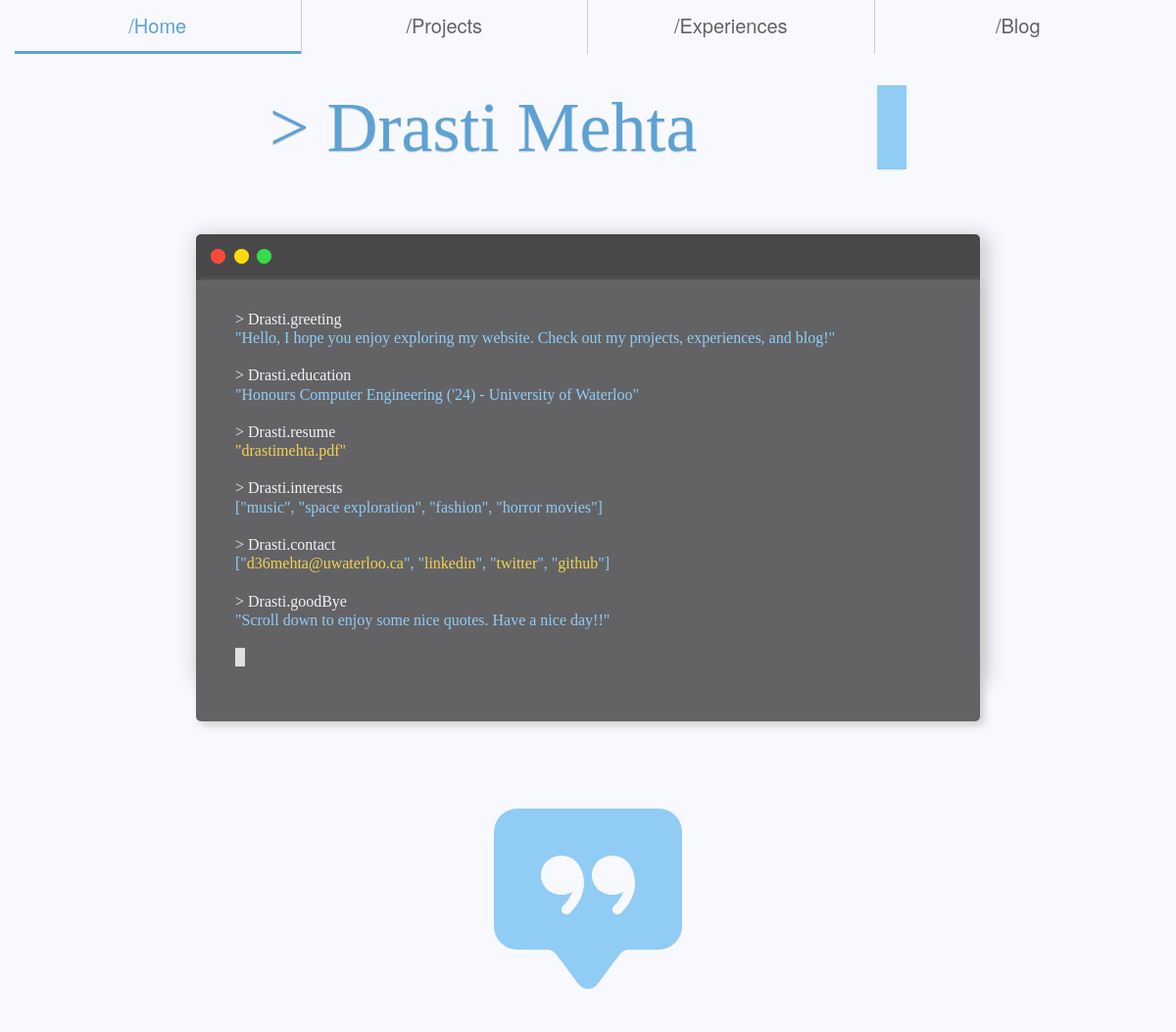
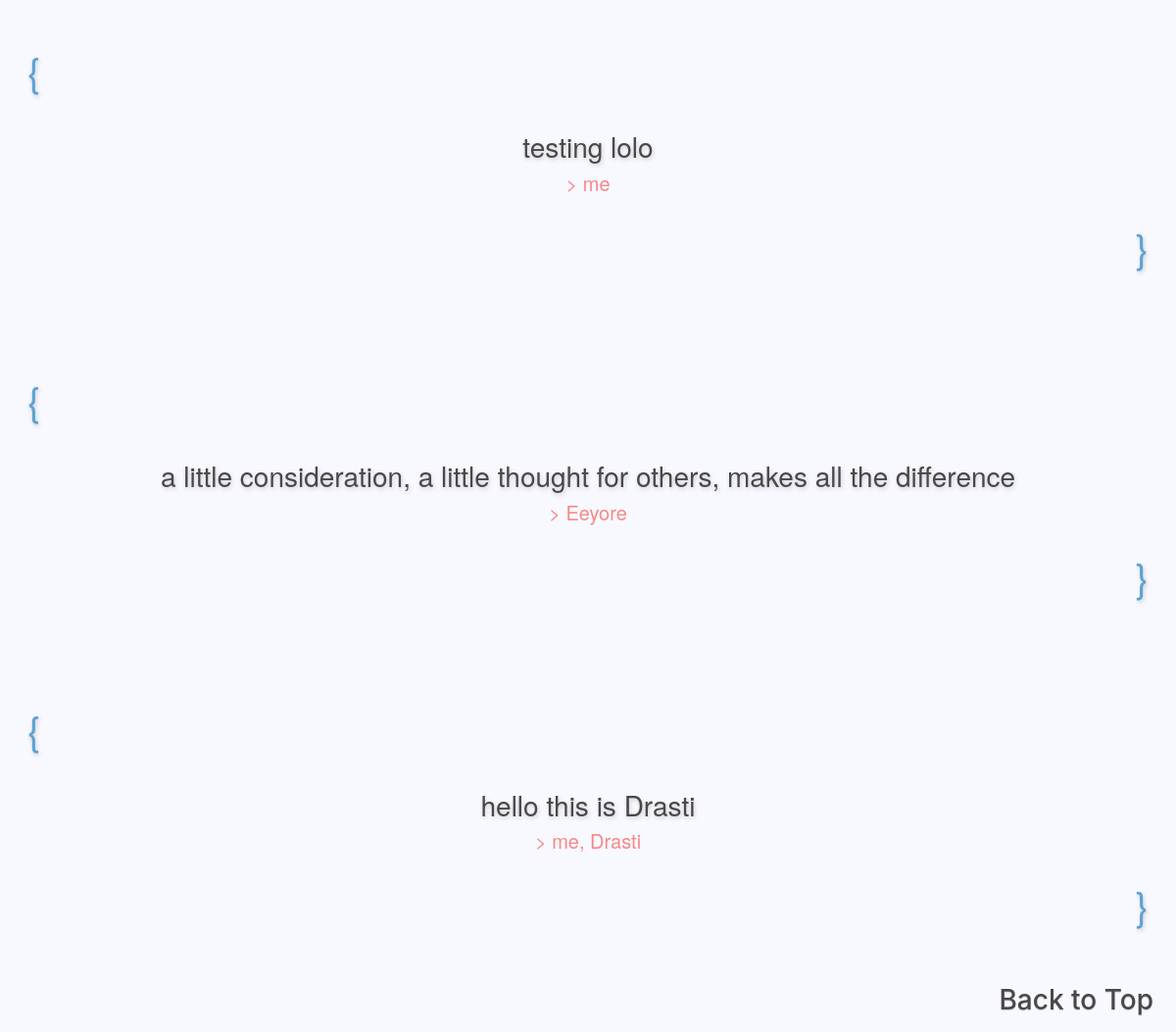
The page / on the database its author committed (2 pictures, top to bottom).
### portfolio/models.py (models this page shows, shortened)
class Resume(models.Model):
    pdf_link = models.FileField(upload_to='uploads/', max_length=100)
    pdf_name = models.CharField(max_length=200)

class Quotes(models.Model):
    quote = models.CharField(max_length=800)
    author = models.CharField(max_length=200)
    pub_date = models.DateTimeField('date_published')

### portfolio/views.py (the view)
# urls.py: path('', views.homeview, name='home'),
def homeview(request):
    template = loader.get_template('portfolio/home.html')
    resume = Resume.objects.all()
    quotes = Quotes.objects.all()
    context = {
        'resume': resume, 'quotes': quotes.order_by('-pub_date'),
    }
    return HttpResponse(template.render(context, request))

### portfolio/templates/portfolio/home.html (shortened to what this page needs)
{% load static %}
<link rel="stylesheet" type="text/css" href="{% static 'portfolio/style.css' %}">
<link rel="stylesheet" href="https://stackpath.bootstrapcdn.com/bootstrap/4.4.1/css/bootstrap.min.css">
<!DOCTYPE html>
<html lang="en">
<head>
</head>
<body>
<div class="container-fluid" style="z-index: 0">
    <div class="d-flex flex-column" style="z-index: 1">
        <div class="navbar-container">
                <nav class="navbar">
                    <h5 class="nb">
                        <ul>
                            <li class="n"><a class="active"href="{% url 'portfolio:home' %}">/Home</a></li>
                            <li class="n"><a href="{% url 'portfolio:project' %}">/Projects</a></li>
                            <li class="n"><a href="{% url 'portfolio:exper' %}">/Experiences</a></li>
                            <li class="n"><a href="{% url 'portfolio:blog' %}">/Blog</a></li>
                        </ul>
                    </h5>
                </nav>
            </div>
        <div class="p-2" style="z-index: 3;">
            <h1 class="type" style="font-size: 72px;">> Drasti Mehta</h1>
        </div>
        <div class="p-2" style="z-index: 4; height: 150%; margin-top: 50px">
            <div id="outer-rec"
                 style="width: 100%;
                        max-width: 800px;
                        height: 450px;
                        z-index: 5;
                        border-radius: 5px;
                        box-shadow: 4px 4px 20px 4px #ccc;
                        background: rgb(72, 72, 74)">
                <h2 style="margin-left: 15px; ">
                    <span class="dot1"
                          style="
                          position: relative;
                          height: 15px;
                          width:15px;
                          background-color: rgb(255, 69, 58);
                          border-radius: 50%;
                          box-shadow: inset 0 0 10px rgb(265, 79, 58);
                          display: inline-block;"></span>
                    <span class="dot2"
                          style="
                          position: relative;
                          height: 15px;
                          width:15px;
                          background-color: rgb(255, 214, 10);
                          border-radius: 50%;
                          box-shadow: inset 0 0 10px rgb(265, 224, 10);
                          display: inline-block;"></span>
                    <span class="dot3"
                          style="
                          position: relative;
                          height: 15px;
                          width:15px;
                          background-color: rgb(60, 215, 75);
                          box-shadow: inset 0 0 10px rgb(50, 225, 75);
                          border-radius: 50%;
                          display: inline-block;"></span>
                </h2>
                <div id="inner-rec"
                    style="width: 100%;
                           height: 100%;
                           border-radius: 0px 0px 5px 5px;
                           margin: auto;
                           z-index: 6;
                           box-shadow: 4px 4px 8px 0px #ccc;
                           background: rgb(99, 99, 102)">
                    <div style="padding-left: 40px; padding-top: 30px; padding-bottom: 30px;">
                        <h6 class="white">> Drasti.greeting<br></h6>
                        <h6 class="color">"Hello, I hope you enjoy exploring my website. Check out my projects, experiences, and blog!"<br><br></h6>
                        <h6 class="white">> Drasti.education<br></h6>
                        <h6 class="color">"Honours Computer Engineering ('24) - University of Waterloo"<br><br></h6>
                        <h6 class="white">> Drasti.resume<br></h6>
                        <h6 class="color">
                            {% for Resume in resume %}
                            <a href="{{Resume.pdf_link.url}}" target="_new" class="link">"drastimehta.pdf"</a>
                            {% endfor %}
                        <br><br></h6>
                        <h6 class="white">> Drasti.interests<br></h6>
                        <h6 class="color">["music", "space exploration", "fashion", "horror movies"]<br><br></h6>
                        <h6 class="white">> Drasti.contact<br></h6>
                        <h6 class="color">["<a href="mailto:d36mehta@uwaterloo.ca" target="_new" class="link">d36mehta@uwaterloo.ca</a>",
                            "<a href="https://www.linkedin.com/in/drasti-mehta/" target="_new" class="link">linkedin</a>",
                            "<a href="https://twitter.com/drastimehta" target="_new" class="link">twitter</a>",
                            "<a href="https://github.com/d36mehta" target="_new" class="link">github</a>"]<br><br></h6>
                        <h6 class="white">> Drasti.goodBye<br></h6>
                        <h6 class="color">"Scroll down to enjoy some nice quotes. Have a nice day!!"<br><br></h6>
                        <h6 class="white typewriter">></h6>
                    </div>
                </div>
         </div>
        </div>
         <div class="p-2">
             <div class="qu" style="padding-top: 120px;">
                 <h2 class="quo-icon">
                 </h2>
                 <ul class="quote" style="padding-top: 25px;">
                     {% for Quotes in quotes %}
                     <h1 class="bigBL">{</h1>
                     <br>
                     <h3 class="quote-text">{{Quotes.quote}}</h3><br>
                     <h5 class="quote-author">> {{Quotes.author}}</h5>
                     <br>
                     <h1 class="bigBR">}</h1>
                     {% endfor %}
                 </ul>
                 <h3><a href="#top" class="top">Back to Top</a></h3>
             </div>
        </div>
    </div>
</div>
</body>
</html>

### portfolio/static/portfolio/style.css (style rules this page uses)
body { padding: 0; margin: 0; display: flex; height: 100%; justify-content: space-between; }
body, html { height: 100%; padding: 0; margin: 0; scroll-behavior: smooth; }
div { width: 100%; height: 100%; margin: auto; }
.navbar-container { height: 25%; }
nav.navbar { margin: 0 auto; padding: 0; overflow: hidden; width:100%; }
.nb { width: 100%; font-family: "Helvetica Neue"; display:flex; }
ul { list-style-type: none; margin: 0 auto; padding: 0; width: 100%; overflow: hidden; }
li.n { float: left; width: 25%; border-right: 1px solid #ccc; }
li a { display: block; color: rgb(99, 99, 102); border-bottom: 3px solid transparent; text-align: center; padding: 14px 16px; text-decoration: none; }
li.n:last-child { border-right: none; }
a.active { color:#5ca2d5; border-bottom: 3px solid #5ca2d5; }
a.link { z-index: 25; color: #f3d24f; text-decoration: none; }
.container-fluid { display:flex; justify-content: flex-start; margin: 0 auto; width: 100%; height: 100%; overflow: auto; padding: 0 0 50px; background-color: ghostwhite; }
.flex-column { display: flex; font-size: 0px; background-color: ghostwhite; }
.d-flex { display: flex; font-size: 0px; background-color: ghostwhite; }
h6.white { margin: auto; color: rgb(242, 242, 247); font-family: Monaco; }
h6.color { margin: auto; color: #91ccf4; font-family: Monaco; }
h2.quo-icon { text-align: center; color: #91ccf4; }
ul.quote { background: none; margin: 0 auto; padding: 0; width: 100%; text-align: center; text-shadow: 1px 2px 4px #ccc; font-family: "Helvetica Neue"; }
h1.bigBL { text-align: left; size: 40px; padding-top: 50px; padding-bottom: 30px; padding-left: 5px; color: #5ca2d5; }
h1.bigBR { text-align: right; size: 40px; padding-top: 20px; padding-bottom: 50px; padding-right: 5px; color: #5ca2d5; }
h3.quote-text { color: rgb(72, 72, 74); padding-right: 15px; padding-left: 15px; }
h5.quote-author { color: #f68887; text-shadow: none; }
a.top { color: rgb(72, 72, 74); float: right; text-decoration: none; padding-bottom: 15px; text-shadow: 0px 1px 1px #ccc; }
h1.type { margin: 0 auto; width:100%; border-right: solid 30px #91ccf4; white-space: nowrap; overflow: hidden; font-family: Monaco; color: #5ca2d5; text-shadow: 0px 1px 1px #ccc; }
.typewriter { margin: 0 auto; float: left; left: 100%; border-right: solid 10px #e1e0e0; white-space: nowrap; overflow: hidden; font-family: "Monaco"; color: rgb(242, 242, 247); }
h1.type { animation: animated-text 4s steps(28,end) 1s 1 normal both, animated-cursor 500ms steps(28,end) infinite; }
.typewriter { animation: animated-text2 1s steps(28,end) 1s 1 normal both, animated-cursor2 500ms steps(28,end) infinite; }

### rows shown on the page
Quotes: quote "testing lolo", author "me"
Quotes: quote "a little consideration, a little thought for others, makes all the difference", author "Eeyore"
Quotes: quote "hello this is Drasti", author "me, Drasti"
